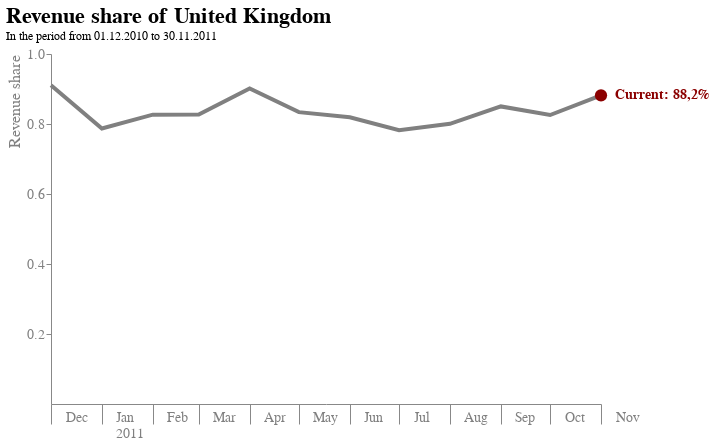

Notebook code for this chart:
### Code cell
line_chart = alt.Chart(df_plot).mark_line().encode(
    x=alt.X("Date:T",
            axis=alt.Axis(title=None, 
                          labelAngle=0,
                          grid=False,
                          labelExpr="[timeFormat(datum.value, '%b'), timeFormat(datum.value,'%m')=='01' ? timeFormat(datum.value,'%Y'):'']",
                          labelOffset=14,
                          labelPadding=-14,
                          labelAlign="left",
                          tickSize={
                            "condition": {"test": {"field": "value", "timeUnit": "month", "equal": 1}, "value": 20},
                            "value": 20
                            },
                        
                          )),
    y=alt.Y("Revenue_Share:Q",
            scale=alt.Scale(domain=[0, 1]),
            axis=alt.Axis(title = "Revenue share",
                          grid=False,
                          labelAngle=0,
                          titleAnchor="end",
                          values=[0.2,0.4,0.6,0.8,1.0])),
    color=alt.Color("Country:N", scale={"range": ["grey"]}, legend=None),
    strokeWidth=alt.value(4),
).properties(
    title={"text":["Revenue share of United Kingdom"], "subtitle":["In the period from 01.12.2010 to 30.11.2011"]},
    width=550,
    height=350
)

bubble = alt.Chart(df_plot_2).mark_circle(opacity=1, size=150).encode(
    alt.X("Date:T"),
    alt.Y("Revenue_Share:Q"),
    color=alt.value("darkred")
)

label = alt.Chart(df_plot_2).mark_text(align="left", dx=14, size=14, fontWeight="bold", color="darkred").encode(
    alt.X("Date:T", aggregate="max"),
    alt.Y("Revenue_Share:Q", aggregate={"argmax": "Date"}),
    text=alt.value("Current: 88,2%")
)

alt.layer(line_chart, bubble, label).configure_view(
    strokeWidth=0
).configure_title(
    fontSize=22,
    font="Arial",
    color="black",
    anchor="start"
).configure_axis(
    labelFont="Arial",
    titleFont="Arial",
    labelFontSize=14,
    titleFontSize=16,
    titleFontWeight="normal",
    labelColor="grey",
    titleColor="grey"
)

### Figure 1 — Vega-Lite specification as saved in the notebook (floating-point values rounded to 4 significant figures)
{"config": {"view": {"continuousWidth": 400, "continuousHeight": 300, "strokeWidth": 0}, "axis": {"labelColor": "grey", "labelFont": "Arial", "labelFontSize": 14, "titleColor": "grey", "titleFont": "Arial", "titleFontSize": 16, "titleFontWeight": "normal"}, "title": {"anchor": "start", "color": "black", "font": "Arial", "fontSize": 22}}, "layer": [{"data": {"name": "data-c2f396adc05fb33dc688a9cf6eaa3c6f"}, "mark": "line", "encoding": {"color": {"field": "Country", "legend": null, "scale": {"range": ["grey"]}, "type": "nominal"}, "strokeWidth": {"value": 4}, "x": {"axis": {"grid": false, "labelAlign": "left", "labelAngle": 0, "labelExpr": "[timeFormat(datum.value, '%b'), timeFormat(datum.value,'%m')=='01' ? timeFormat(datum.value,'%Y'):'']", "labelOffset": 14, "labelPadding": -14, "tickSize": {"condition": {"test": {"field": "value", "timeUnit": "month", "equal": 1}, "value": 20}, "value": 20}, "title": null}, "field": "Date", "type": "temporal"}, "y": {"axis": {"grid": false, "labelAngle": 0, "title": "Revenue share", "titleAnchor": "end", "values": [0.2, 0.4, 0.6, 0.8, 1.0]}, "field": "Revenue_Share", "scale": {"domain": [0, 1]}, "type": "quantitative"}}, "height": 350, "title": {"text": ["Revenue share of United Kingdom"], "subtitle": ["In the period from 01.12.2010 to 30.11.2011"]}, "width": 550}, {"data": {"name": "data-b60a3b77ddaaf66bc59617d57590d916"}, "mark": {"type": "circle", "opacity": 1, "size": 150}, "encoding": {"color": {"value": "darkred"}, "x": {"field": "Date", "type": "temporal"}, "y": {"field": "Revenue_Share", "type": "quantitative"}}}, {"data": {"name": "data-b60a3b77ddaaf66bc59617d57590d916"}, "mark": {"type": "text", "align": "left", "color": "darkred", "dx": 14, "fontWeight": "bold", "size": 14}, "encoding": {"text": {"value": "Current: 88,2%"}, "x": {"aggregate": "max", "field": "Date", "type": "temporal"}, "y": {"aggregate": {"argmax": "Date"}, "field": "Revenue_Share", "type": "quantitative"}}}], "$schema": "https://vega.github.io/schema/vega-lite/v4.17.0.json", "datasets": {"data-c2f396adc05fb33dc688a9cf6eaa3c6f": [{"Country": "United Kingdom", "Month": 1, "Year": 2011, "Revenue": 457100.0, "Revenue_Share": 0.7873, "Day": 1, "Date": "2011-01-01T00:00:00"}, {"Country": "United Kingdom", "Month": 2, "Year": 2011, "Revenue": 414000.0, "Revenue_Share": 0.8267, "Day": 1, "Date": "2011-02-01T00:00:00"}, {"Country": "United Kingdom", "Month": 3, "Year": 2011, "Revenue": 563300.0, "Revenue_Share": 0.8269, "Day": 1, "Date": "2011-03-01T00:00:00"}, {"Country": "United Kingdom", "Month": 4, "Year": 2011, "Revenue": 435700.0, "Revenue_Share": 0.9014, "Day": 1, "Date": "2011-04-01T00:00:00"}, {"Country": "United Kingdom", "Month": 5, "Year": 2011, "Revenue": 611000.0, "Revenue_Share": 0.8339, "Day": 1, "Date": "2011-05-01T00:00:00"}, {"Country": "United Kingdom", "Month": 6, "Year": 2011, "Revenue": 594500.0, "Revenue_Share": 0.8193, "Day": 1, "Date": "2011-06-01T00:00:00"}, {"Country": "United Kingdom", "Month": 7, "Year": 2011, "Revenue": 567700.0, "Revenue_Share": 0.7823, "Day": 1, "Date": "2011-07-01T00:00:00"}, {"Country": "United Kingdom", "Month": 8, "Year": 2011, "Revenue": 562900.0, "Revenue_Share": 0.8006, "Day": 1, "Date": "2011-08-01T00:00:00"}, {"Country": "United Kingdom", "Month": 9, "Year": 2011, "Revenue": 862500.0, "Revenue_Share": 0.8503, "Day": 1, "Date": "2011-09-01T00:00:00"}, {"Country": "United Kingdom", "Month": 10, "Year": 2011, "Revenue": 878000.0, "Revenue_Share": 0.8256, "Day": 1, "Date": "2011-10-01T00:00:00"}, {"Country": "United Kingdom", "Month": 11, "Year": 2011, "Revenue": 1265000.0, "Revenue_Share": 0.8819, "Day": 1, "Date": "2011-11-01T00:00:00"}, {"Country": "United Kingdom", "Month": 12, "Year": 2010, "Revenue": 693200.0, "Revenue_Share": 0.9109, "Day": 1, "Date": "2010-12-01T00:00:00"}], "data-b60a3b77ddaaf66bc59617d57590d916": [{"Country": "United Kingdom", "Month": 11, "Year": 2011, "Revenue": 1265000.0, "Revenue_Share": 0.8819, "Day": 1, "Date": "2011-11-01T00:00:00"}]}}
